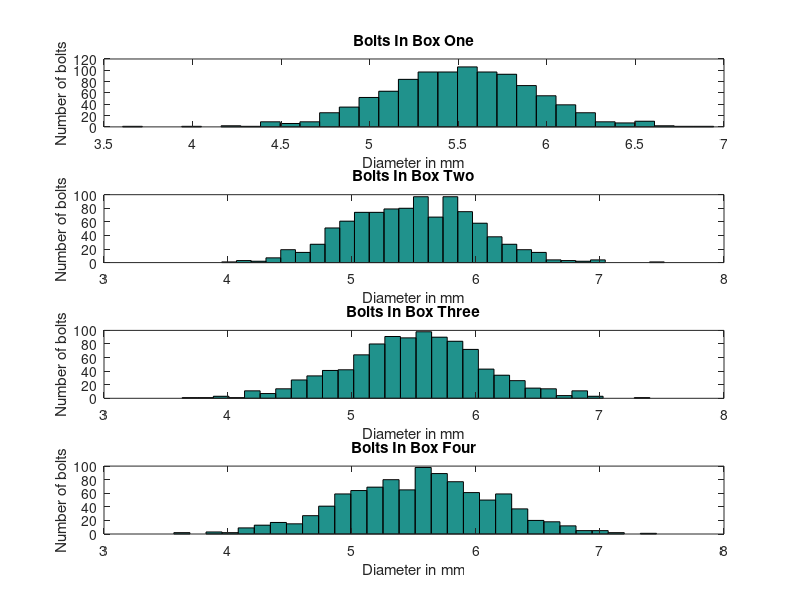

Source code (MATLAB):
% Boxes As Specified:
x1 = randn(1000,1) * 0.45 + 5.5;
x2 = randn(1000,1) * 0.50 + 5.5;
x3 = randn(1000,1) * 0.55 + 5.5;
x4 = randn(1000,1) * 0.60 + 5.5;

subplot(4,1,1)
hist(x1,30)
title('Bolts In Box One');
xlabel('Diameter in mm');
ylabel('Number of bolts')

subplot(4,1,2)
hist(x2,30)
title('Bolts In Box Two');
xlabel('Diameter in mm');
ylabel('Number of bolts')

subplot(4,1,3)
hist(x3,30)
title('Bolts In Box Three');
xlabel('Diameter in mm');
ylabel('Number of bolts')

subplot(4,1,4)
hist(x4,30)
title('Bolts In Box Four');
xlabel('Diameter in mm');
ylabel('Number of bolts')
